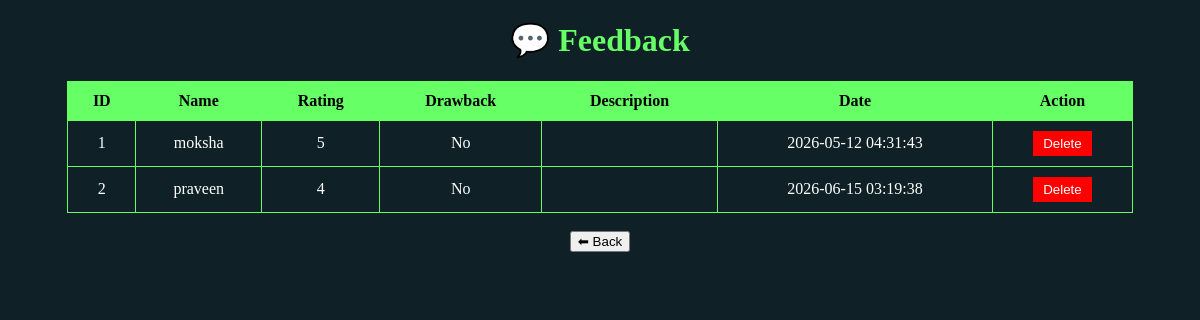
Page /admin_feedback.php on the committed database.
### tables this page shows
CREATE TABLE `feedback` (
  `id` int(11) NOT NULL,
  `name` varchar(100) DEFAULT NULL,
  `rating` int(11) DEFAULT NULL,
  `drawback_option` varchar(255) DEFAULT NULL,
  `drawback_text` text DEFAULT NULL,
  `created_at` timestamp NOT NULL DEFAULT current_timestamp()
);

### admin_feedback.php (the view, shortened to what this page needs)
<?php
$conn = new mysqli("localhost","root","","eco");
$result = $conn->query("SELECT * FROM feedback");
?>
<!DOCTYPE html>
<html>
<head>
</head>
<body>
<h1>💬 Feedback</h1>
<table>
<tr>
<th>ID</th>
<th>Name</th>
<th>Rating</th>
<th>Drawback</th>
<th>Description</th>
<th>Date</th>
<th>Action</th>
</tr>
<?php while($row = $result->fetch_assoc()){ ?>
<tr>
<td><?php echo $row['id']; ?></td>
<td><?php echo $row['name']; ?></td>
<td><?php echo $row['rating']; ?></td>
<td><?php echo $row['drawback_option']; ?></td>
<td><?php echo $row['drawback_text']; ?></td>
<td><?php echo $row['created_at']; ?></td>
<td>
<a href="delete_feedback.php?id=<?php echo $row['id']; ?>">
<button class="delete">Delete</button>
</a>
</td>
</tr>
<?php } ?>
</table>
<br>
<button onclick="window.location.href='admin_dashboard.html'">
⬅ Back
</button>
</body>
</html>

### admin_feedback.php (style rules this page uses)
body { font-family:Poppins; background:#0f2027; color:white; text-align:center; }
h1 { color:#66ff66; }
table { width:90%; margin:auto; border-collapse:collapse; }
th, td { padding:10px; border:1px solid #66ff66; }
th { background:#66ff66; color:black; }
.delete { background:red; color:white; border:none; padding:5px 10px; cursor:pointer; }

### rows in the picture
feedback: id "1", name "moksha", rating "5", drawback_option "No", created_at "2026-05-12 04:31:43"
feedback: id "2", name "praveen", rating "4", drawback_option "No", created_at "2026-06-15 03:19:38"
